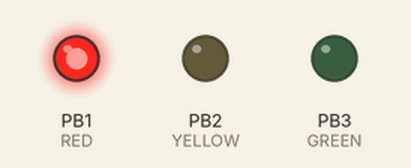
Recording of a program running on a simulated ATmega328P, built with avr-gcc and emulated at 16 MHz. On the bench: output pins drawn as LEDs (lit = HIGH).

Above: at 0.5 s.
At 1.05 s:
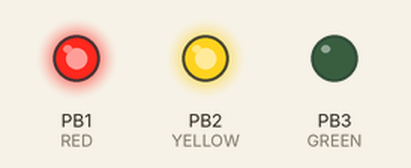
At 2.15 s:
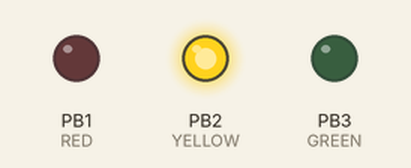
At 3.8 s:
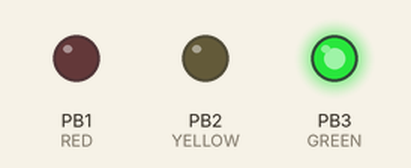
Timing chart, 0 to 5.1 s (numbered marks = the images above):
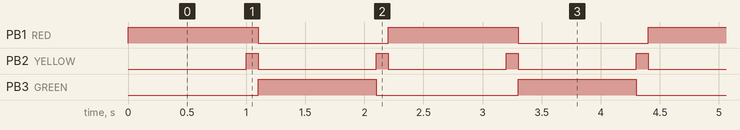

Measured:
- by itself, PB1 (RED): alternates HIGH for 1.1 s and LOW for 1.1 s
- by itself, PB2 (YELLOW): alternates HIGH for 0.10 s and LOW for 1.0 s
- by itself, PB3 (GREEN): alternates HIGH for 1.0 s and LOW for 1.2 s

The program:

main.c
```c
/*
 * Ampel.c
 *
 * Created: 16.04.2020 13:54:32
 * Author:  Denis Dengler, Maximilan Kürschner, David Schader
 * Version: 0.0.1
 * Description: Simple program simulating a traffic light
 */

#include <avr/io.h>
#include "trafficcontrol.h"

void init(){
	//set PB1-PB3 as output
	DDRB |= (1 << PINB1) | (1 << PINB2) | (1 << PINB3);
}

void mainloop(){
	while (1)
	{
		traffic_light();
	}
}

int main(void)
{
	init();
	mainloop();
}
```

bitcontrol.h
```c
/*
 * bitcontrol.h
 *
 * Created: 16.04.2020 13:55:34
 * Author:  Denis Dengler, Maximilan Kürschner, David Schader
 * Version: 0.0.1
 * Description: Definition of bit control macros
 */

#ifndef BITCONTROL_H
#define BITCONTROL_H

/* constants and defines */
#define SET_BIT(PORT, BIT) PORT |= (1 << BIT);
#define CLEAR_BIT(PORT, BIT) PORT &= ~(1 << BIT);
#define TOGGLE_BIT(PORT, BIT) PORT ^= (1 << BIT);

#endif /* BITCONTROL_H */
```

trafficcontrol.c
```c
/*
 * trafficcontrol.c
 *
 * Created: 16.04.2020 13:57:26
 * Author:  Denis Dengler, Maximilan Kürschner, David Schader
 * Version: 0.0.1
 * Description: Implementation of traffic light functions
 */

/* includes */
#include "trafficcontrol.h"

/* function implementations */
void reset_all(void){
	//set all pins to LOW
	CLEAR_BIT(PORTB, RED);
	CLEAR_BIT(PORTB, YELLOW);
	CLEAR_BIT(PORTB, GREEN);
}

void traffic_light(){
	//make sure all LEDs are turned off
	reset_all();

	//set red LED on HIGH
	SET_BIT(PORTB, RED);
	_delay_ms(DURATION_RED);

	//set yellow LED on HIGH additionally to red LED
	SET_BIT(PORTB, YELLOW);
	_delay_ms(DURATION_RED_YELLOW);

	//set red and yellow LED to LOW and green to HIGH
	CLEAR_BIT(PORTB, RED);
	CLEAR_BIT(PORTB, YELLOW);
	SET_BIT(PORTB, GREEN);
	_delay_ms(DURATION_GREEN);

	//set green LED to LOW and yellow LED to HIGH
	CLEAR_BIT(PORTB, GREEN);
	SET_BIT(PORTB, YELLOW);
	_delay_ms(DURATION_YELLOW);
};
```

trafficcontrol.h
```c
/*
 * trafficcontrol.h
 *
 * Created: 16.04.2020 13:56:12
 * Author:  Denis Dengler, Maximilan Kürschner, David Schader
 * Version: 0.0.1
 * Description: Implementation of traffic light functions
 */

#ifndef TRAFFICCONTROL_H
#define TRAFFICCONTROL_H
#define F_CPU 16000000UL

/* includes */
#include <avr/io.h>
#include <util/delay.h>
#include "bitcontrol.h"

/* constant definitions */
#define RED PINB1
#define YELLOW PINB2
#define GREEN PINB3

#define DURATION_RED 1000
#define DURATION_RED_YELLOW 100
#define DURATION_GREEN	1000
#define DURATION_YELLOW 100

/* function prototypes */
extern void reset_all(void);
extern void traffic_light(void);

#endif /* TRAFFICCONTROL_H */
```
